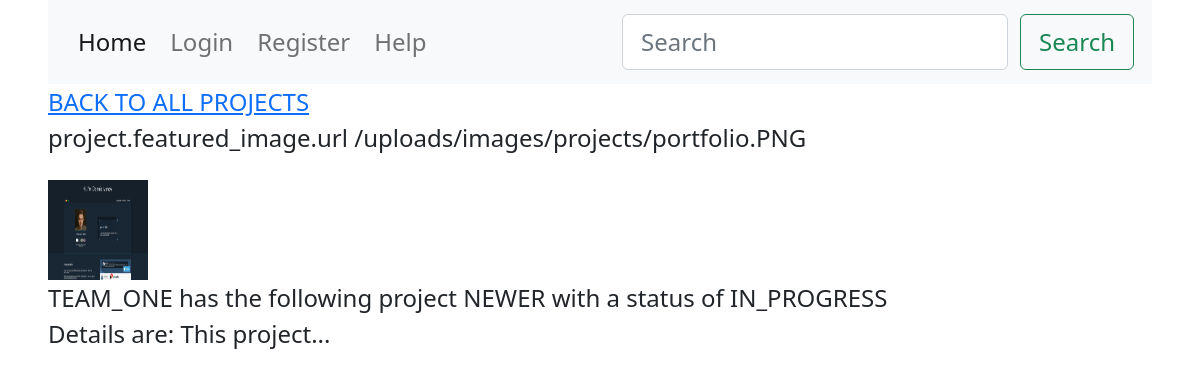
Page /projects/project/05329cf618444b4bb0ef9e5eea0e342e/ on the earlier database version.
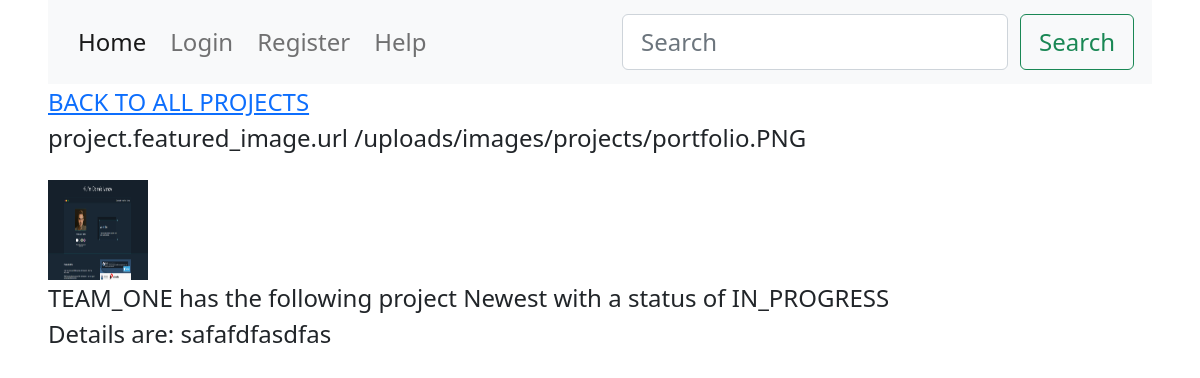
Same page on the later database version.
### projects/models.py (models this page shows, shortened)
class Project(models.Model):
    IMPORTANCE = (
        ("very", ("VERY")),
        ("medium", ("MEDIUM")),
        ("low", ("LOW")),
    )
    id = models.UUIDField(
        default=uuid.uuid4, unique=True, primary_key=True, editable=False
    )
    created = models.DateTimeField(auto_now_add=True)
    project_code = models.CharField(
        max_length=40, validators=[MinLengthValidator(6)], default="MISSING"
    )
    team = models.ForeignKey(
        Team, null=True, blank=False, on_delete=models.PROTECT, related_name="projects"
    )
    title = models.CharField(max_length=200, validators=[MinLengthValidator(3)])
    description = models.TextField(null=True, validators=[MinLengthValidator(6)])
    featured_image = models.ImageField(
        null=True, blank=True, default="default.jpg", upload_to="images/projects/"
    )
    status = models.ForeignKey(
        Status,
        null=True,
        blank=False,
        on_delete=models.PROTECT,
        related_name="projects",
    )
    agree = models.BooleanField(default=False, blank=False, null=False)
    importance = models.CharField(
        max_length=32,
        choices=IMPORTANCE,
        default="VERY",
    )

class Team(models.Model):
    id = models.UUIDField(
        default=uuid.uuid4, unique=True, primary_key=True, editable=False
    )
    created = models.DateTimeField(auto_now_add=True)
    team_name = models.CharField(max_length=200)
    def __str__(self):
        return self.team_name

class Status(models.Model):
    id = models.UUIDField(
        default=uuid.uuid4, unique=True, primary_key=True, editable=False
    )
    status = models.CharField(max_length=20)
    status_order = models.PositiveSmallIntegerField(default=1)
    created = models.DateTimeField(auto_now_add=True)
    class Meta:
        verbose_name_plural = "Status"
    def __str__(self):
        return self.status

### projects/views.py (the view)
# urls.py: path('project/<str:pk>/', views.project, name="project"),
def project(request, pk):
    project = Project.objects.get(id=pk)
    context = {"project": project}
    return render(request, "projects/project-detail.html", context)

### projects/templates/projects/project-detail.html (shortened to what this page needs)
{% extends 'base.html' %}
{% load static %}
{% block content %}
<main class="">
  <div class="mb-8">
    <a href="{% url 'projects:projects' %}">
      BACK TO ALL PROJECTS</a>
  </div>
  <div class="">
    <div>
      <p>project.featured_image.url {{project.featured_image.url}}</p>
      <img src="{{project.featured_image.url}}" width="100" height="100" alt=" image">
    </div>
  </div>
  <div class="">
    <div class="mb-8">
      <div class="">{{project.team}} has the following project {{project.title}} with a status of {{project.status}}
      </div>
      <p class="">Details are: {{project.description}}</p>
    </div>
  </div>
  </div>
{% endblock %}

### templates/base.html (shortened to what this page needs)
<!DOCTYPE html>
{% load static %}
<html>
<head>
  <link href="https://cdn.jsdelivr.net/npm/bootstrap@5.0.2/dist/css/bootstrap.min.css" rel="stylesheet"
>
  <link rel="stylesheet" href="{% static 'css/custom.css' %}">
</head>
<body>
  {% include 'navbar.html' %}
  <div class="container">
    {% block content %}
    {% endblock content %}
</body>
</html>

### templates/navbar.html (shortened to what this page needs)
{% load static %}
<div class="container">
    <header>
        <nav class="navbar navbar-expand-lg navbar-light bg-light">
            <div class="container-fluid">
                <div class="collapse navbar-collapse" id="navbarSupportedContent">
                    <ul class="navbar-nav me-auto mb-2 mb-lg-0">
                        <li class="nav-item">
                            <a class="nav-link active" aria-current="page" href="{% url 'home' %}">Home</a>
                        </li>
                        {% if user.is_authenticated %}
                        <li class="nav-item ">
                        <li class="nav-item">
                            <a class="nav-link" href="{% url 'projects:projects' %}"> Projects</a>
                        </li>
                        <li class="nav-item dropdown">
                            <a class="nav-link dropdown-toggle" href="#" id="navbarDropdown" role="button"
                                data-bs-toggle="dropdown" aria-expanded="false">
                                Runs
                            </a>
                            <ul class="dropdown-menu" aria-labelledby="navbarDropdown">
                                <li><a class="dropdown-item" href="{% url 'runs:runs' %}">Runs</a></li>
                                <li><a class="dropdown-item" href="{% url 'runs:create-run-csv' %}">Create Runs</a></li>
                                <li>
                                    <hr class="dropdown-divider">
                                </li>
                                <li><a class="dropdown-item" href="#">Reports</a></li>
                            </ul>
                        </li>
                        <li><a class="nav-link" href="{% url 'authuser:logout' %}">Logout</a></li>
                        <li><a class="nav-link" href="/admin">Admin</a></li>
                        {% else %}
                        <li><a class="nav-link" href="{% url 'authuser:login' %}">Login</a></li>
                        <li><a class="nav-link" href="#">Register</a></li>
                        {% endif %}
                        <li><a class="nav-link" href="#">Help</a></li>
                    </ul>
                    <form class="d-flex">
                        <input class="form-control me-2" type="search" placeholder="Search" aria-label="Search">
                        <button class="btn btn-outline-success" type="submit">Search</button>
                    </form>
                </div>
            </div>
        </nav>
    </header>
</div>

### static/css/custom.css (style rules this page uses)
* { font-size: 24px; }

### templates/base.html (style rules this page uses)
html { margin-left: calc(100vw - 100%); }

Differences in the rows shown:
changed Project "/uploads/images/projects/portfolio.PNG": title "NEWER" → "Newest"; description "This project..." → "safafdfasdfas"
